Frame 1 (no input): blank canvas, image omitted
Frame 60 (no input): blank canvas, image omitted
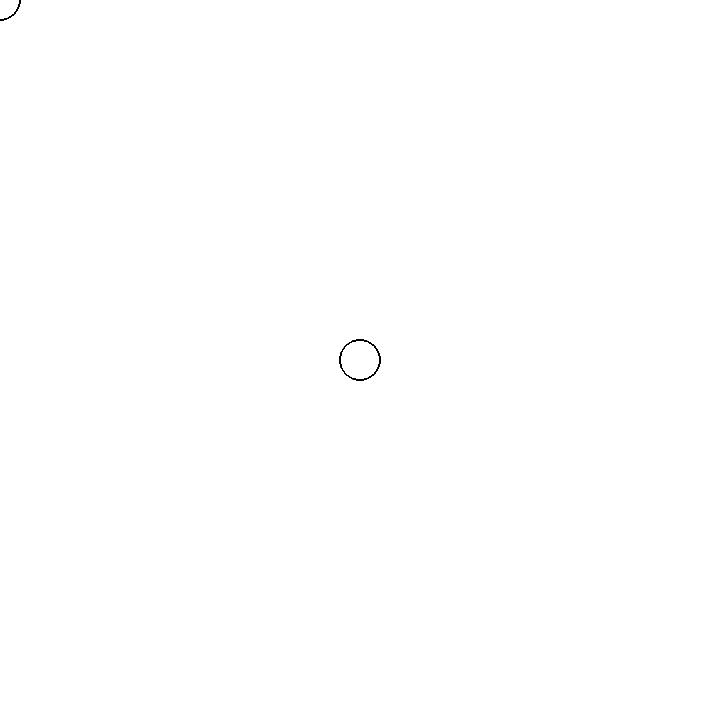
Frame 120 (the mouse pressed at the canvas centre since frame 60)

The p5.js sketch whose frames 1 and 60 were blank and that drew this single picture after the mouse press (run headless with seeded random() and noise() and a simulated clock; from frame 60 on, the mouse is pressed at the canvas centre):

// p5.js sketch
// ── sketch.js
function setup() {
	createCanvas(720, 720);
	noFill();
	console.log("HI");
}

function draw() {
	ellipse(mouseX, mouseY, 40, 40);
}
